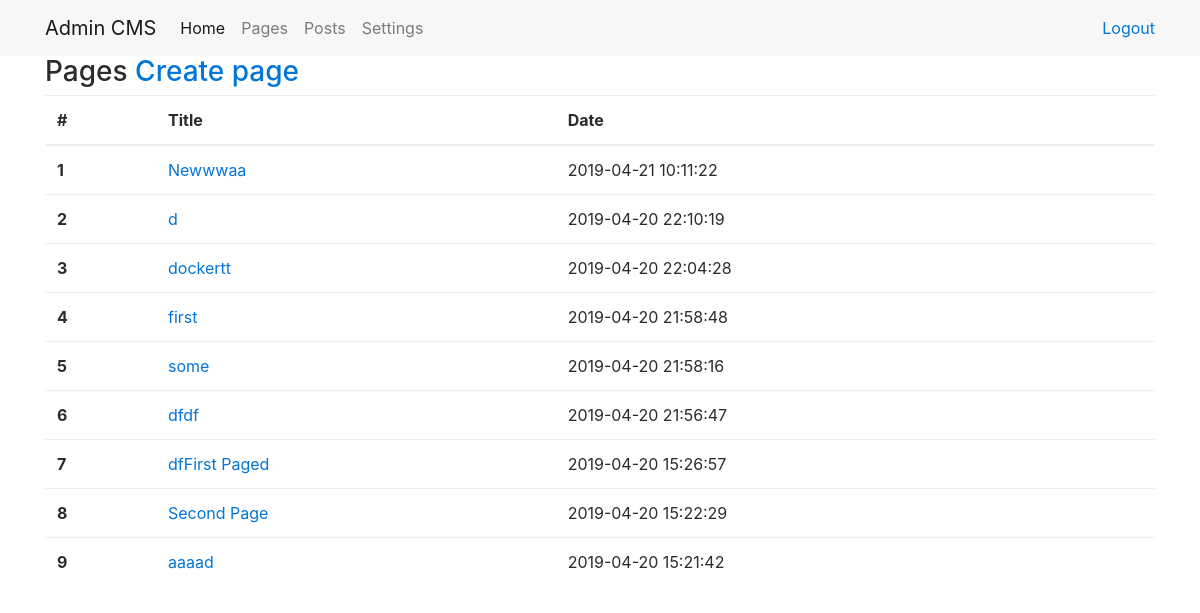
The page /admin/pages/ on the database as committed earlier.
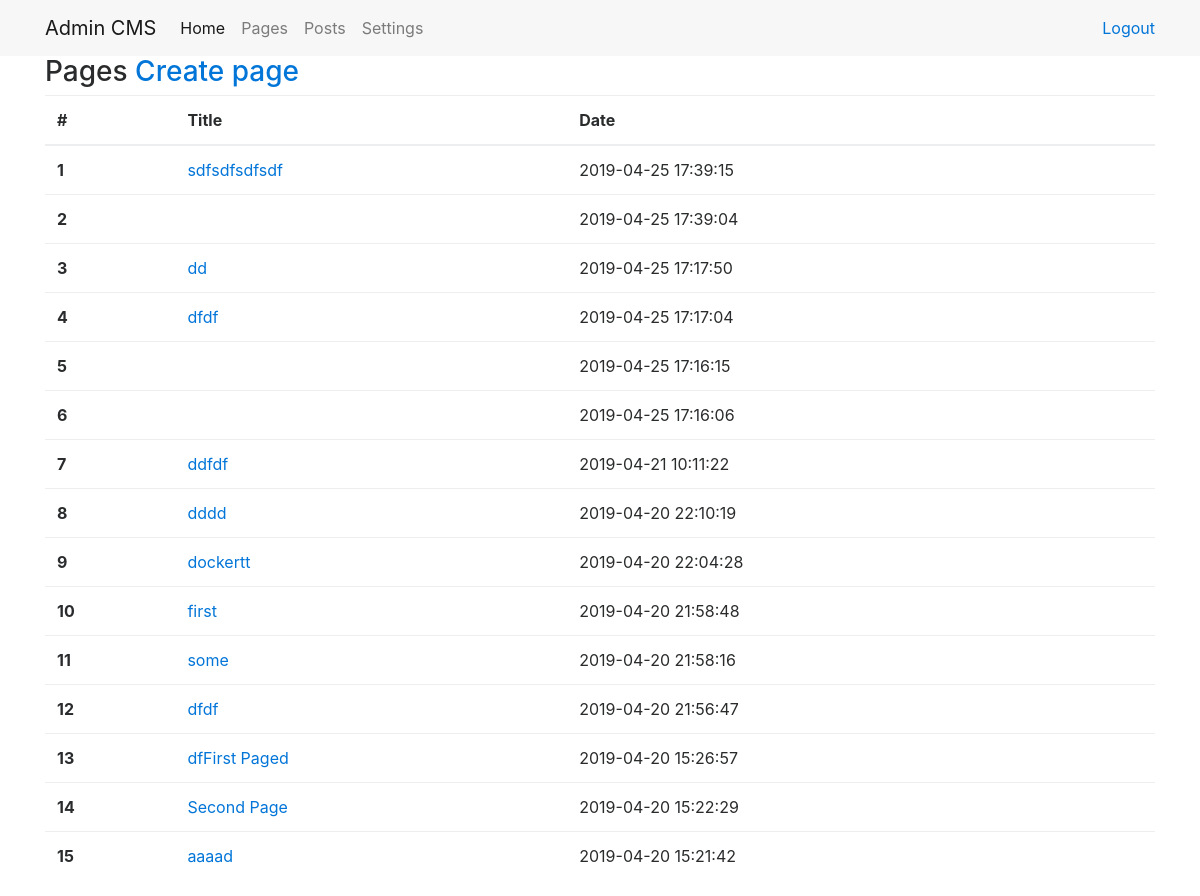
The same page on the database as committed later.
### tables this page shows
CREATE TABLE `page` (
  `id` int(11) NOT NULL,
  `title` varchar(255) NOT NULL,
  `content` text NOT NULL,
  `date` timestamp NOT NULL DEFAULT CURRENT_TIMESTAMP
);

### engine/Function.php (called while the page is built, shortened)
<?php
function path($section)
{
    $pathMask = ROOT_DIR . DS . '%s';
    switch (strtolower($section))
    {
        case 'config':
            return sprintf($pathMask, 'Config');
        case 'view':
            return sprintf($pathMask, 'View');
    }
}

### engine/Core/Template/Theme.php (called while the page is built, shortened)
<?php
class Theme
{
    public static function header($name = null)
    {
        $name = (string) $name;
        $file = self::detectNameFile($name, __FUNCTION__);
        Component::load($file);
    }
    public static function footer($name = '')
    {
        $name = (string) $name;
        $file = self::detectNameFile($name, __FUNCTION__);
        Component::load($file);
    }
    private static function detectNameFile($name, $function)
    {
        return empty(trim($name)) ? $function : sprintf(self::RULES_NAME_FILE[$function], $name);
    }
}

### engine/Core/Template/View.php (called while the page is built, shortened)
<?php
class View {
  public $di;
  public function __construct(DI $di) {
    $this->di = $di;
  }
  public function render($template, $vars = []) {
    $templatePath = $this->getTemplatePath($template, ENV);
    $vars['lang'] = $this->di->get('language');
    extract($vars);
    try {
      require $templatePath;
    } catch (\Exception $e) {
      ob_end_clean();
      throw $e;
    }
  }
  private function getTemplatePath($template, $env) {
    return path('view') . '/' . $template . '.php';
  }
}

### admin/Controller/PageController.php (called while the page is built, shortened)
<?php
class PageController extends AdminController {
  public function listing() {
    $data['pages'] = $this->model->page->getPages();
    $this->view->render('pages/list', $data);
  }
}
?>

### engine/Cms.php (called while the page is built, shortened)
<?php
class Cms {
  private $di;
  public $router;
  public function __construct($di) {
    $this->di = $di;
    $this->router = $this->di->get('router');
  }
  public function run() {
    try {
      $routerDispatch = $this->router->dispatch(Common::getMethod(), Common::getPathUrl());
      list($class, $action) = explode(':', $routerDispatch->getController(), 2);
      $parameters = $routerDispatch->getParameters();
      call_user_func_array([new $controller($this->di), $action], $parameters);
    } catch (\Exception $e) {
      echo $e->getMessage();
      exit;
    }
  }
}

### engine/bootstrap.php (called while the page is built, shortened)
<?php
require_once __DIR__ . '/Function.php';
try {
  $di = new DI();
  $cms = new Cms($di);
  $cms->run();
} catch (\ErrorException $e) {
  echo $e->getMessage();
}

### admin/index.php (called while the page is built, shortened)
<?php
require_once '../engine/Bootstrap.php';

### engine/Core/Database/Connection.php (called while the page is built, shortened)
<?php
class Connection {
    private $link;
    private function connect()
    {
        $config = Config::group('database');
        $dsn = 'mysql:host=' .$config['host'] .';dbname=' .$config['db_name'] .';charset=' .$config['charset'];
        $this->link = new PDO($dsn, $config['username'], $config['password']);
        return $this;
    }
    public function query($sql, $values = [], $statement = PDO::FETCH_OBJ)
    {
        $sth = $this->link->prepare($sql);
        $sth->execute($values);
        $result = $sth->fetchAll($statement);
        return $result;
    }
}

### engine/Core/Config/Repository.php (called while the page is built, shortened)
<?php
class Repository
{
    protected static $stored = [];
    public static function store($group, $key, $data)
    {
        if (!isset(static::$stored[$group]) || !is_array(static::$stored[$group])) {
            static::$stored[$group] = [];
        }
        static::$stored[$group][$key] = $data;
    }
    public static function retrieveGroup($group)
    {
        return isset(static::$stored[$group]) ? static::$stored[$group] : false;
    }
}

### engine/Core/Config/Config.php (called while the page is built, shortened)
<?php
class Config
{
    public static function group($group)
    {
        return Repository::retrieveGroup($group);
    }
    public static function file($group = 'main')
    {
        $path = path('config') . DS . $group . '.php';
        if (file_exists($path)) {
            $items = include $path;
            if (is_array($items)) {
                return true;
            }
        }
        return false;
    }
}

### admin/Config/database.php (called while the page is built)
<?php
return [
  'host' => 'localhost',
  'db_name' => 'cms',
  'username' => 'root',
  'password' => '1111',
  'charset' => 'utf8'
];

### admin/Model/Page/PageRepository.php (called while the page is built, shortened)
<?php
class PageRepository extends Model
{
    public function getPages() {
        $sql = $this->queryBuilder->select()
            ->from('page')
            ->orderBy('id', 'DESC')
            ->sql();
        return $this->db->query($sql);
    }
}

### engine/Controller.php (called while the page is built, shortened)
<?php
abstract class Controller
{
    protected $di;
    public function __construct(DI $di)
    {
        $this->di      = $di;
    }
    public function __get($key)
    {
        return $this->di->get($key);
    }
}

### engine/DI/DI.php (called while the page is built, shortened)
<?php
class DI {
  private $container = [];
  public function set($key, $value) {
    $this->container[$key] = $value;
    return $this;
  }
  public function get($key) {
    return $this->has($key);
  }
  public function has($key) {
    return isset($this->container[$key]) ? $this->container[$key] : null;
  }
}

### engine/Model.php (called while the page is built, shortened)
<?php
abstract class Model {
  public function __construct(DI $di) {
    $this->di = $di;
    $this->db = $this->di->get('db');
    $this->queryBuilder = new QueryBuilder();
  }
}

### engine/Core/Database/QueryBuilder.php (called while the page is built, shortened)
<?php
class QueryBuilder
{
    protected $sql = [];
    public function select($fields = '*')
    {
        $this->sql['select'] = "SELECT {$fields} ";
        return $this;
    }
    public function from($table)
    {
        $this->sql['from'] = "FROM {$table} ";
        return $this;
    }
    public function orderBy($field, $order)
    {
        $this->sql['order_by'] = "ORDER BY {$field} {$order}";
        return $this;
    }
    public function sql()
    {
        $sql = '';
        if(!empty($this->sql)) {
            foreach ($this->sql as $key => $value) {
                if ($key == 'where') {
                    $sql .= ' WHERE ';
                    foreach ($value as $where) {
                        $sql .= $where;
                        if (count($value) > 1 and next($value)) {
                            $sql .= ' AND ';
                        }
                    }
                } else {
                    $sql .= $value;
                }
            }
        }
        return $sql;
    }
    public function reset()
    {
        $this->sql    = [];
    }
}

### admin/View/pages/list.php (the view)
<?php $this->theme->header(); ?>
<main>
    <div class="container">
      <h3>Pages <a href="/admin/pages/create/">Create page</a></h3>
      <table class="table">
        <thead>
          <tr>
            <th scope="col">#</th>
            <th scope="col">Title</th>
            <th scope="col">Date</th>
          </tr>
        </thead>
        <tbody>
          <?php foreach($pages as $key => $page) : ?>
            <tr>
            <th scope="row"><?=++$key?></th>
              <td>
              <a href="/admin/pages/edit/<?=$page->id?>">
                  <?=$page->title?>
                </a>
              </td>
              <td><?=$page->date?></td>
            </tr>
          <?php endforeach; ?>
        </tbody>
      </table>
    </div>
</main>
<?php $this->theme->footer(); ?>

### engine/Core/Template/Component.php (shortened to what this page needs)
<?php
class Component
{
    public static function load($name, $data = [])
    {
        $templateFile = ROOT_DIR . '/content/themes/default/' . $name . '.php';
        if (ENV == 'Admin') {
            $templateFile = path('view') . '/' . $name . '.php';
        }
        if (is_file($templateFile)) {
            extract(array_merge($data, Theme::getData()));
            require($templateFile);
        } else {
            throw new \Exception(
                sprintf('View file %s does not exist!', $templateFile)
            );
        }
    }
}

### admin/View/header.php (shortened to what this page needs)
<!DOCTYPE html>
<html lang="en">
<head>
    <link href="/admin/Assets/css/bootstrap.min.css" rel="stylesheet">
    <link href="/admin/Assets/css/dashboard.css" rel="stylesheet">
    <link rel="stylesheet" href="https://cdnjs.cloudflare.com/ajax/libs/simple-line-icons/2.4.1/css/simple-line-icons.css">
    <link rel="stylesheet" href="/admin/Assets/js/plugins/redactor/redactor.css">
</head>
<body>
    <header>
        <nav class="navbar navbar-toggleable-md navbar-light bg-faded">
            <div class="container">
                <a class="navbar-brand" href="/admin/">Admin CMS</a>
                <div class="collapse navbar-collapse" id="navbarNavDropdown">
                    <ul class="navbar-nav mr-auto">
                        <li class="nav-item active">
                            <a class="nav-link" href="/admin/">
                            <i class="icon-speedometer icons"></i><?=$lang->dashboardMenu['home']?>
                            </a>
                        </li>
                        <li class="nav-item">
                            <a class="nav-link" href="/admin/pages/">
                                <i class="icon-doc icons"></i> Pages
                            </a>
                        </li>
                        <li class="nav-item">
                            <a class="nav-link" href="/admin/posts/">
                                <i class="icon-pencil icons"></i> Posts
                            </a>
                        </li>
                        <li class="nav-item dropdown">
                            <a class="nav-link" href="/admin/settings/general/">
                                <i class="icon-equalizer icons"></i> Settings
                            </a>
                        </li>
                    </ul>
                </div>
                <div class="right-toolbar">
                    <a href="/admin/logout/">
                        <i class="icon-logout icons"></i> Logout
                    </a>
                </div>
            </div>
        </nav>
    </header>

### admin/View/footer.php (shortened to what this page needs)
</body>
</html>

### admin/Assets/css/dashboard.css (style rules this page uses)
.right-toolbar { width: 200px; text-align: right; }

Rows that differ between the two databases and show on the page:
added page: title "sdfsdfsdfsdf", date "2019-04-25 17:39:15"
added page: date "2019-04-25 17:39:04"
added page: title "dd", date "2019-04-25 17:17:50"
added page: title "dfdf", date "2019-04-25 17:17:04"
added page: date "2019-04-25 17:16:15"
added page: date "2019-04-25 17:16:06"
changed page: title "Newwwaa" → "ddfdf"
changed page: title "d" → "dddd"
